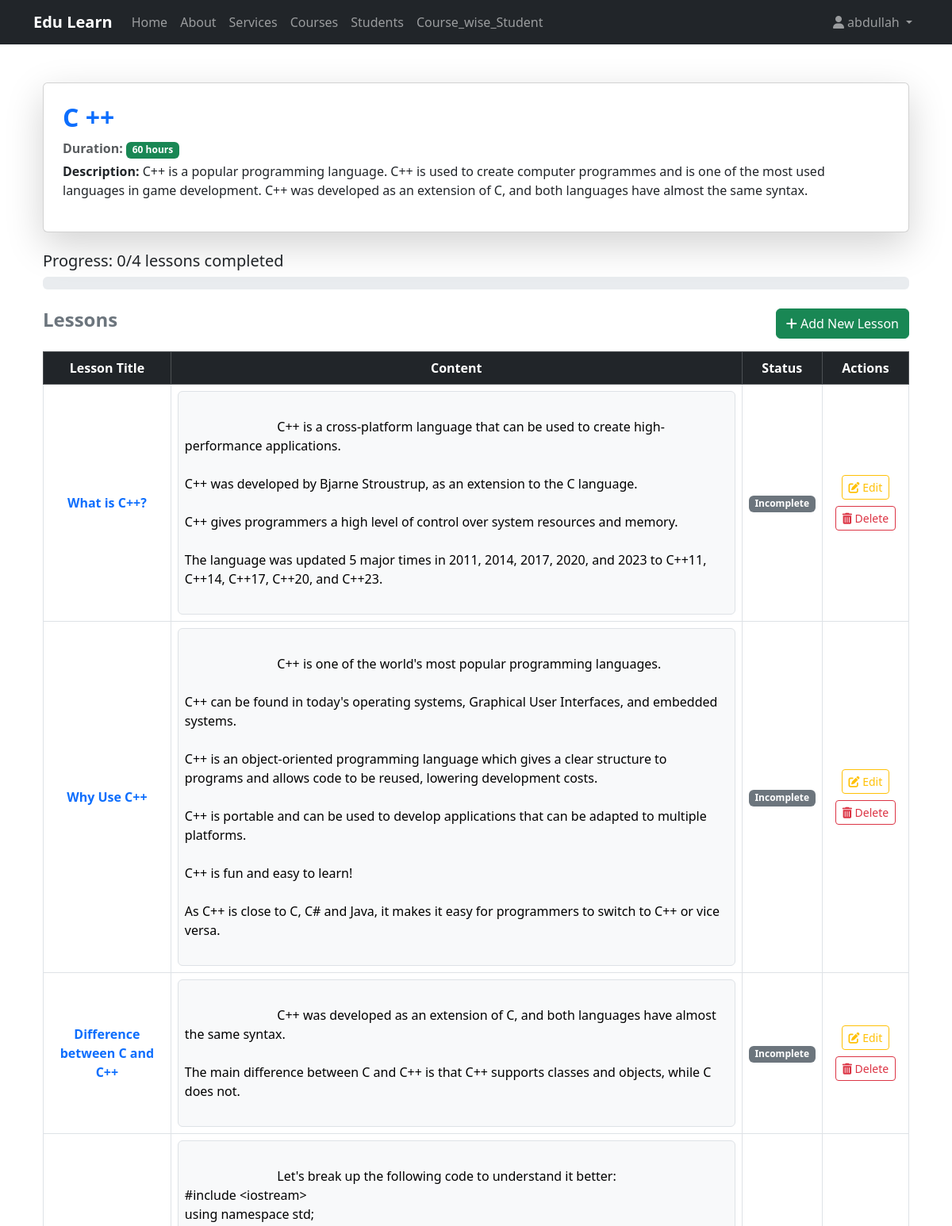
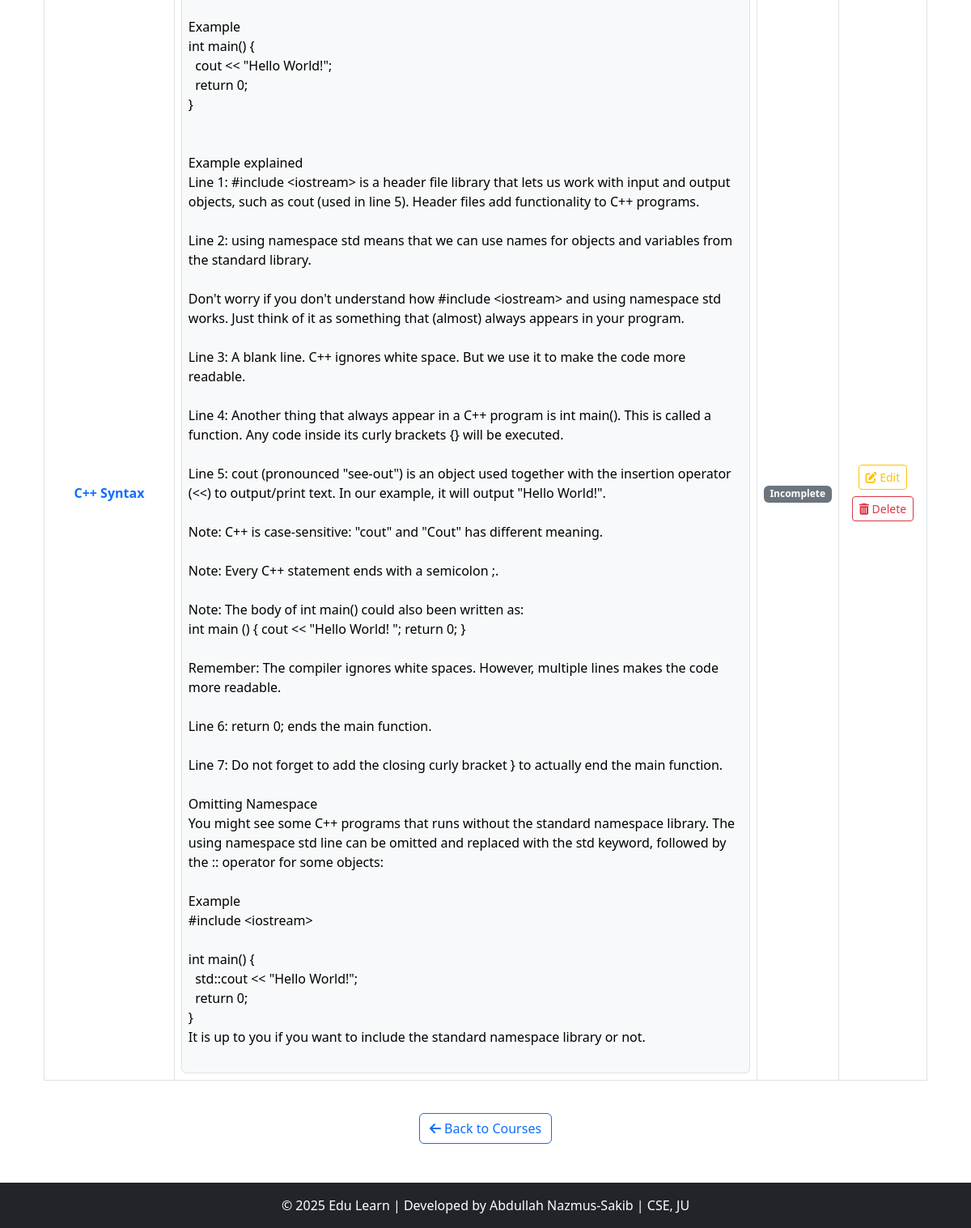
Page /details/2/ (signed in) on the committed database (2 pictures, top to bottom).
### Course_app/models.py (models this page shows, shortened)
class Course(models.Model):
    title = models.CharField(max_length=25)
    descriptions = models.TextField()
    durations = models.IntegerField(help_text="Durations in hours")
    thumbnail = models.ImageField(upload_to="courses_thumbnail/", null=True, blank=True)
    created_at = models.DateTimeField(auto_now_add=True,null=True,blank=True)

class Lesson(models.Model):
    title = models.CharField(max_length=60)
    content = models.TextField()
    course = models.ForeignKey(Course, on_delete=models.CASCADE, related_name="lessons")  # ✅ Corrected related_name
    video_URL = models.URLField(null=True,blank=True)
    completion_status = models.BooleanField(default=False)

### Course_app/views.py (the view)
# urls.py: path('details/<int:id>/', CourseDetailView.as_view(), name='coursedetails'),
class CourseDetailView(LoginRequiredMixin, View):
    login_url = 'login_user'  # Redirect to login if not authenticated
    def get(self, request, id):
        course = get_object_or_404(Course, id=id)
        lessons = course.lessons.all()
        try:
            student = request.user.student
        except Student.DoesNotExist:
            student = None
        total_lessons = lessons.count()
        completed_lessons = (
            student.completed_lesson.filter(course=course).count() if student else 0
        )
        percent_complete = int((completed_lessons / total_lessons) * 100) if total_lessons > 0 else 0
        context = {
            'course': course,
            'lessons': lessons,
            'student': student,
            'total_lessons': total_lessons,
            'completed_lessons': completed_lessons,
            'percent_complete': percent_complete,
        }
        return render(request, "Course_app/Course_details.html", context)

### templates/Course_app/Course_details.html (shortened to what this page needs)
{% extends 'Course_app/base.html' %}
{% block content %}
<div class="container">
    <div class="card shadow-lg p-4 mb-4">
        <h2 class="text-primary fw-bold">{{ course.title }}</h2>
        <p class="text-muted mb-1">
            <strong>Duration:</strong>
            <span class="badge bg-success">{{ course.durations }} hours</span>
        </p>
        <p><strong>Description:</strong> {{ course.descriptions }}</p>
    </div>
    <div class="mb-4">
        <h5>Progress: {{ completed_lessons }}/{{ total_lessons }} lessons completed</h5>
        <div class="progress">
        </div>
    </div>
    <div class="d-flex justify-content-between align-items-center my-3">
        <h4 class="fw-bold text-secondary">Lessons</h4>
        <a href="{% url 'create_lesson' %}" class="btn btn-success">
            <i class="fas fa-plus"></i> Add New Lesson
        </a>
    </div>
    <div class="table-responsive">
        <table class="table table-bordered table-hover text-center align-middle">
            <thead class="table-dark">
                <tr>
                    <th>Lesson Title</th>
                    <th>Content</th>
                    <th>Status</th>
                    <th>Actions</th>
                </tr>
            </thead>
            <tbody>
                {% for lesson in lessons %}
                <tr>
                    <td class="fw-bold text-primary">{{ lesson.title }}</td>
                    <td class="text-start">
                        <div class="border rounded p-2 bg-light" style="white-space: pre-wrap;">
                            {{ lesson.content | linebreaksbr }}
                        </div>
                    </td>
                    <td>
                        {% if lesson in student.completed_lesson.all %}
                            <span class="badge bg-success">Completed</span>
                        {% else %}
                            <span class="badge bg-secondary">Incomplete</span>
                        {% endif %}
                    </td>
                    <td>
                        <a href="{% url 'lesson_edit' lesson.id %}" class="btn btn-sm btn-outline-warning my-1">
                            <i class="fas fa-edit"></i> Edit
                        </a>
                        <form action="{% url 'lesson_delete' lesson.id %}" method="POST" class="d-inline">
                            <button type="submit" class="btn btn-outline-danger btn-sm my-1">
                                <i class="fas fa-trash-alt"></i> Delete
                            </button>
                        </form>
                    </td>
                </tr>
                {% empty %}
                <tr>
                    <td colspan="4" class="text-center text-danger fw-bold">No lessons available for this course.</td>
                </tr>
                {% endfor %}
            </tbody>
        </table>
    </div>
    <div class="d-flex justify-content-center mt-4">
        <a href="{% url 'course_list' %}" class="btn btn-outline-primary">
            <i class="fas fa-arrow-left"></i> Back to Courses
        </a>
    </div>
</div>
{% endblock content %}

### templates/Course_app/navbar.html (shortened to what this page needs)
<nav class="navbar navbar-expand-lg navbar-dark bg-dark">
    <div class="container">
        <a class="navbar-brand fw-bold" href="{% url 'course_list' %}">Edu Learn</a>
        <div class="collapse navbar-collapse" id="navbarNav">
            <ul class="navbar-nav me-auto">
                <li class="nav-item">
                    <a class="nav-link {% if request.path == '/' %}active{% endif %}" href="{% url 'course_list' %}">Home</a>
                </li>
                <li class="nav-item">
                    <a class="nav-link" href="{% url 'about' %}">About</a>
                </li>
                <li class="nav-item">
                    <a class="nav-link" href="{% url 'services' %}">Services</a>
                </li>
                <li class="nav-item">
                    <a class="nav-link" href="{% url 'course_list' %}">Courses</a>
                </li>
                <li class="nav-item">
                    <a class="nav-link" href="{% url 'student_list' %}">Students</a>
                </li>
                <li class="nav-item">
                    <a class="nav-link" href="{% url 'Course_wise_Student' %}">Course_wise_Student</a>
                </li>
            </ul>
            <ul class="navbar-nav">
                <li class="nav-item dropdown">
                    <a class="nav-link dropdown-toggle" href="#" id="userDropdown" role="button" data-bs-toggle="dropdown" aria-expanded="false">
                        <i class="fas fa-user"></i>
                        {% if request.user.is_authenticated %}
                        {{ request.user.username }}
                        {% else %}
                            Account
                        {% endif %}
                    </a>
                </li>
            </ul>
        </div>
    </div>
</nav>

### static/Course_app/css/base.css (style rules this page uses)
html, body { height: 100%; }
body { display: flex; flex-direction: column; }

### rows in the picture
Course: title "C ++", durations "60", descriptions "C++ is a popular programming language. C++ is used to create computer programmes and is one of the most used languages in game development. C++ was developed as an extension of C, and both languages have almost the same syntax."
Lesson: title "What is C++?", content "C++ is a cross-platform language that can be used to create high-performance applications. C++ was developed by Bjarne Stroustrup, as an extension to the C language. C++ gives programmers a high level of control over system resources and memory. The language was updated 5 major times in 2011, 2014, 2017, 2020, and 2023 to C++11, C++14, C++17, C++20, and C++23."
Lesson: title "Why Use C++", content "C++ is one of the world's most popular programming languages. C++ can be found in today's operating systems, Graphical User Interfaces, and embedded systems. C++ is an object-oriented programming language which gives a clear structure to programs and allows code to be reused, lowering development costs. C++ is portable and can be used to develop applications that can be adapted to multiple platforms. C++ is fun and easy to learn! As C++ is close to C, C# and Java, it makes it easy for programmers to switch to C++ or vice versa."
Lesson: title "Difference between C and C++", content "C++ was developed as an extension of C, and both languages have almost the same syntax. The main difference between C and C++ is that C++ supports classes and objects, while C does not."
Lesson: title "C++ Syntax", content "Let's break up the following code to understand it better: #include <iostream> using namespace std; Example int main() { cout << \"Hello World!\"; return 0; } Example explained Line 1: #include <iostream> is a header file library that lets us work with input and output objects, such as cout (used in line 5). Header files add functionality to C++ programs. Line 2: using namespace std means that we can use names for objects and variables from the standard library. Don't worry if you don't understand how #include <iostream> and using namespace std works. Just think of it as something that (almost) always appears in your program. Line 3: A blank line. C++ ignores white space. But we use it to…"

### other values in the picture
{{ request.user.username }} "abdullah"
{{ completed_lessons }} "0"
{{ total_lessons }} "4"
